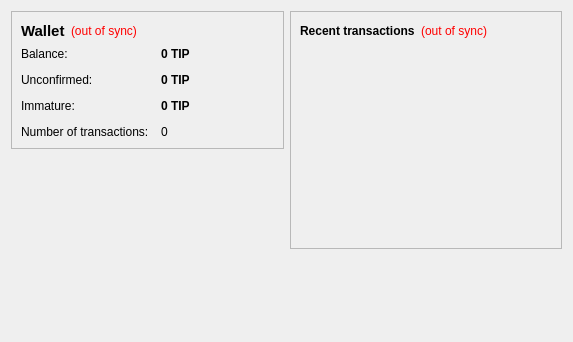
<?xml version="1.0" encoding="UTF-8"?>
<ui version="4.0">
 <class>OverviewPage</class>
 <widget class="QWidget" name="OverviewPage">
  <property name="geometry">
   <rect>
    <x>0</x>
    <y>0</y>
    <width>573</width>
    <height>342</height>
   </rect>
  </property>
  <property name="windowTitle">
   <string>Form</string>
  </property>
  <layout class="QHBoxLayout" name="horizontalLayout" stretch="1,1">
   <item>
    <layout class="QVBoxLayout" name="verticalLayout_2">
     <item>
      <widget class="QFrame" name="frame">
       <property name="frameShape">
        <enum>QFrame::StyledPanel</enum>
       </property>
       <property name="frameShadow">
        <enum>QFrame::Raised</enum>
       </property>
       <layout class="QVBoxLayout" name="verticalLayout_4">
        <item>
         <layout class="QHBoxLayout" name="horizontalLayout_4">
          <item>
           <widget class="QLabel" name="label_5">
            <property name="font">
             <font>
              <pointsize>11</pointsize>
              <weight>75</weight>
              <bold>true</bold>
             </font>
            </property>
            <property name="text">
             <string>Wallet</string>
            </property>
           </widget>
          </item>
          <item>
           <widget class="QLabel" name="labelWalletStatus">
            <property name="toolTip">
             <string>The displayed information may be out of date. Your wallet automatically synchronizes with the tipcoin network after a connection is established, but this process has not completed yet.</string>
            </property>
            <property name="styleSheet">
             <string notr="true">QLabel { color: red; }</string>
            </property>
            <property name="text">
             <string notr="true">(out of sync)</string>
            </property>
            <property name="alignment">
             <set>Qt::AlignLeading|Qt::AlignLeft|Qt::AlignVCenter</set>
            </property>
           </widget>
          </item>
          <item>
           <spacer name="horizontalSpacer_2">
            <property name="orientation">
             <enum>Qt::Horizontal</enum>
            </property>
            <property name="sizeHint" stdset="0">
             <size>
              <width>40</width>
              <height>20</height>
             </size>
            </property>
           </spacer>
          </item>
         </layout>
        </item>
        <item>
         <layout class="QFormLayout" name="formLayout_2">
          <property name="fieldGrowthPolicy">
           <enum>QFormLayout::AllNonFixedFieldsGrow</enum>
          </property>
          <property name="horizontalSpacing">
           <number>12</number>
          </property>
          <property name="verticalSpacing">
           <number>12</number>
          </property>
          <item row="0" column="0">
           <widget class="QLabel" name="label">
            <property name="text">
             <string>Balance:</string>
            </property>
           </widget>
          </item>
          <item row="0" column="1">
           <widget class="QLabel" name="labelBalance">
            <property name="font">
             <font>
              <weight>75</weight>
              <bold>true</bold>
             </font>
            </property>
            <property name="cursor">
             <cursorShape>IBeamCursor</cursorShape>
            </property>
            <property name="toolTip">
             <string>Your current balance</string>
            </property>
            <property name="text">
             <string notr="true">0 TIP</string>
            </property>
            <property name="textInteractionFlags">
             <set>Qt::LinksAccessibleByMouse|Qt::TextSelectableByKeyboard|Qt::TextSelectableByMouse</set>
            </property>
           </widget>
          </item>
          <item row="1" column="0">
           <widget class="QLabel" name="label_3">
            <property name="text">
             <string>Unconfirmed:</string>
            </property>
           </widget>
          </item>
          <item row="1" column="1">
           <widget class="QLabel" name="labelUnconfirmed">
            <property name="font">
             <font>
              <weight>75</weight>
              <bold>true</bold>
             </font>
            </property>
            <property name="cursor">
             <cursorShape>IBeamCursor</cursorShape>
            </property>
            <property name="toolTip">
             <string>Total of transactions that have yet to be confirmed, and do not yet count toward the current balance</string>
            </property>
            <property name="text">
             <string notr="true">0 TIP</string>
            </property>
            <property name="textInteractionFlags">
             <set>Qt::LinksAccessibleByMouse|Qt::TextSelectableByKeyboard|Qt::TextSelectableByMouse</set>
            </property>
           </widget>
          </item>
          <item row="3" column="0">
           <widget class="QLabel" name="label_2">
            <property name="text">
             <string>Number of transactions:</string>
            </property>
           </widget>
          </item>
          <item row="3" column="1">
           <widget class="QLabel" name="labelNumTransactions">
            <property name="toolTip">
             <string>Total number of transactions in wallet</string>
            </property>
            <property name="text">
             <string notr="true">0</string>
            </property>
           </widget>
          </item>
          <item row="2" column="0">
           <widget class="QLabel" name="labelImmatureText">
            <property name="text">
             <string>Immature:</string>
            </property>
           </widget>
          </item>
          <item row="2" column="1">
           <widget class="QLabel" name="labelImmature">
            <property name="font">
             <font>
              <weight>75</weight>
              <bold>true</bold>
             </font>
            </property>
            <property name="toolTip">
             <string>Mined balance that has not yet matured</string>
            </property>
            <property name="text">
             <string notr="true">0 TIP</string>
            </property>
            <property name="textInteractionFlags">
             <set>Qt::LinksAccessibleByMouse|Qt::TextSelectableByKeyboard|Qt::TextSelectableByMouse</set>
            </property>
           </widget>
          </item>
         </layout>
        </item>
       </layout>
      </widget>
     </item>
     <item>
      <spacer name="verticalSpacer">
       <property name="orientation">
        <enum>Qt::Vertical</enum>
       </property>
       <property name="sizeHint" stdset="0">
        <size>
         <width>20</width>
         <height>40</height>
        </size>
       </property>
      </spacer>
     </item>
    </layout>
   </item>
   <item>
    <layout class="QVBoxLayout" name="verticalLayout_3">
     <item>
      <widget class="QFrame" name="frame_2">
       <property name="frameShape">
        <enum>QFrame::StyledPanel</enum>
       </property>
       <property name="frameShadow">
        <enum>QFrame::Raised</enum>
       </property>
       <layout class="QVBoxLayout" name="verticalLayout">
        <item>
         <layout class="QHBoxLayout" name="horizontalLayout_2">
          <item>
           <widget class="QLabel" name="label_4">
            <property name="text">
             <string>&lt;b&gt;Recent transactions&lt;/b&gt;</string>
            </property>
           </widget>
          </item>
          <item>
           <widget class="QLabel" name="labelTransactionsStatus">
            <property name="toolTip">
             <string>The displayed information may be out of date. Your wallet automatically synchronizes with the tipcoin network after a connection is established, but this process has not completed yet.</string>
            </property>
            <property name="styleSheet">
             <string notr="true">QLabel { color: red; }</string>
            </property>
            <property name="text">
             <string notr="true">(out of sync)</string>
            </property>
            <property name="alignment">
             <set>Qt::AlignRight|Qt::AlignTrailing|Qt::AlignVCenter</set>
            </property>
           </widget>
          </item>
          <item>
           <spacer name="horizontalSpacer">
            <property name="orientation">
             <enum>Qt::Horizontal</enum>
            </property>
            <property name="sizeHint" stdset="0">
             <size>
              <width>40</width>
              <height>20</height>
             </size>
            </property>
           </spacer>
          </item>
         </layout>
        </item>
        <item>
         <widget class="QListView" name="listTransactions">
          <property name="styleSheet">
           <string notr="true">QListView { background: transparent; }</string>
          </property>
          <property name="frameShape">
           <enum>QFrame::NoFrame</enum>
          </property>
          <property name="verticalScrollBarPolicy">
           <enum>Qt::ScrollBarAlwaysOff</enum>
          </property>
          <property name="horizontalScrollBarPolicy">
           <enum>Qt::ScrollBarAlwaysOff</enum>
          </property>
          <property name="selectionMode">
           <enum>QAbstractItemView::NoSelection</enum>
          </property>
         </widget>
        </item>
       </layout>
      </widget>
     </item>
     <item>
      <spacer name="verticalSpacer_2">
       <property name="orientation">
        <enum>Qt::Vertical</enum>
       </property>
       <property name="sizeHint" stdset="0">
        <size>
         <width>20</width>
         <height>40</height>
        </size>
       </property>
      </spacer>
     </item>
    </layout>
   </item>
  </layout>
 </widget>
 <resources/>
 <connections/>
</ui>
